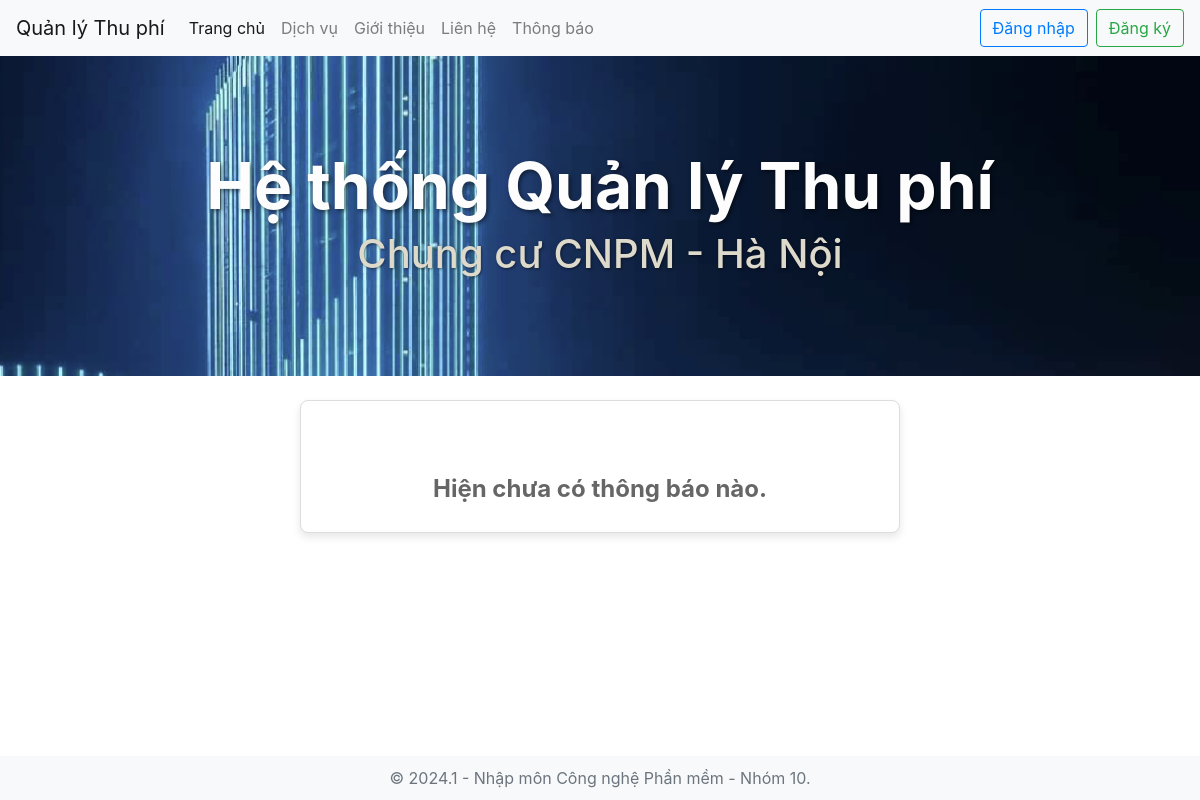
The page /notification/ on the database as committed earlier.
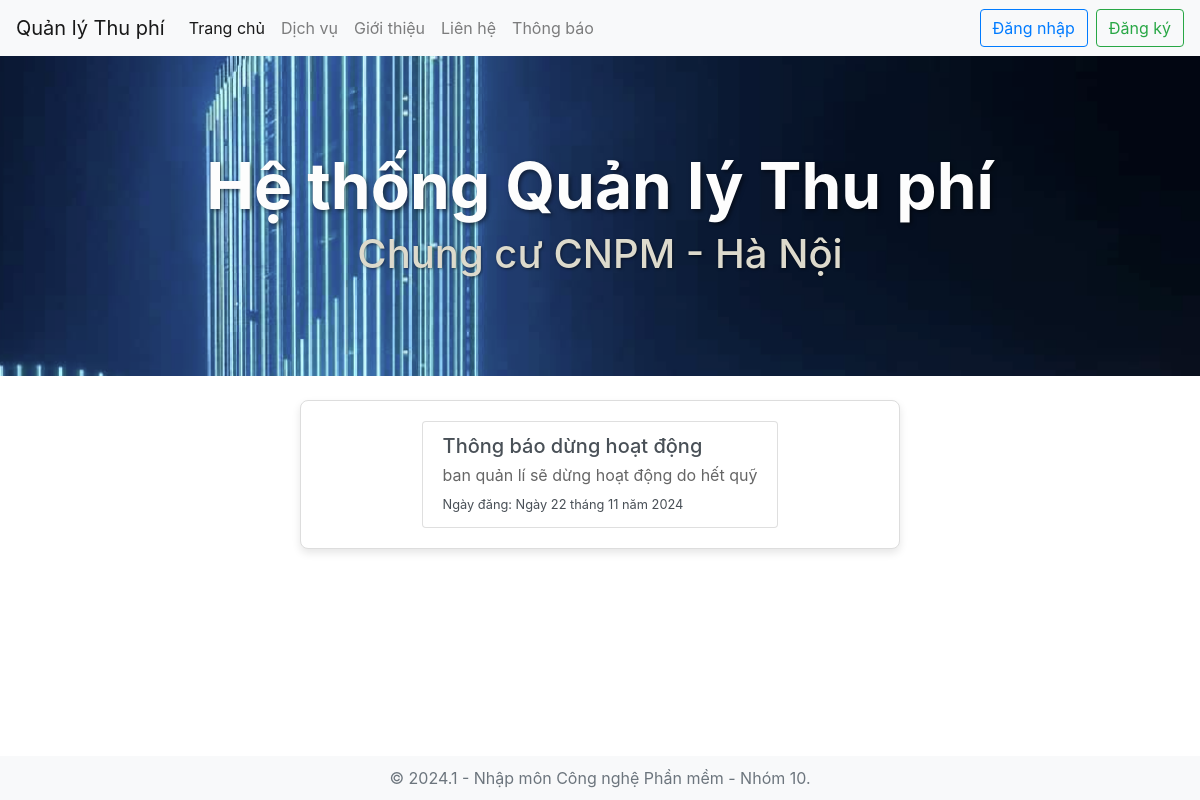
The same page on the database as committed later.
### nmcnpmapp/models.py (models this page shows, shortened)
class Article(models.Model):
    title = models.CharField(max_length=255)
    content = models.TextField()
    date = models.DateField(auto_now_add=True)

### nmcnpmapp/views.py (the view)
# urls.py: path("notification/", views.notification, name="notification"),
def notification(request):
    return render(request, 'app/notification.html', {'articles': Article.objects.all()})

### nmcnpmapp/templates/app/notification.html (shortened to what this page needs)
<!DOCTYPE html>
<html lang="en">
<head>
    {% load static %}
    <link rel="stylesheet" href="{% static 'css/home.css' %}?v=3">
    <link rel="stylesheet" href="{% static 'css/newstyles.css' %}">
    <link rel="stylesheet" href="{% static 'css/responsive-tablet.css' %}">
    <link rel="stylesheet" href="{% static 'css/responsive-mobile.css' %}">
    <link rel="stylesheet" href="https://maxcdn.bootstrapcdn.com/bootstrap/4.5.2/css/bootstrap.min.css">
</head>
</head>
<body>
    <nav class="navbar navbar-expand-lg navbar-light bg-light">
        <a class="navbar-brand" href="/">Quản lý Thu phí</a>
        <div class="collapse navbar-collapse" id="navbarNav">
            <ul class="navbar-nav mr-auto">
                <li class="nav-item active"><a class="nav-link" href="/">Trang chủ</a></li>
                <li class="nav-item"><a class="nav-link" href="/service">Dịch vụ</a></li>
                <li class="nav-item"><a class="nav-link" href="/about">Giới thiệu</a></li>
                <li class="nav-item"><a class="nav-link" href="/contact">Liên hệ</a></li>
                <li class="nav-item"><a class="nav-link" href="/notification">Thông báo</a></li>
            </ul>
            {% if user.is_authenticated %}
            <div class="navbar-nav ml-auto dropdown">
                <a class="nav-link dropdown-toggle" href="#" id="userDropdown" role="button" data-toggle="dropdown" aria-haspopup="true" aria-expanded="false">
                    Xin chào, {{ user.username }}
                </a>
                <div class="dropdown-menu dropdown-menu-right" aria-labelledby="userDropdown">
                    <a class="dropdown-item" href="/changepassword">Đổi mật khẩu</a>
                    <a class="dropdown-item" href="/logout">Đăng xuất</a>
                </div>
            </div>
            {% else %}
            <div class="navbar-nav ml-auto">
                <a class="btn btn-outline-primary mr-2" href="/login">Đăng nhập</a>
                <a class="btn btn-outline-success" href="/signup">Đăng ký</a>
            </div>
            {% endif %}
        </div>
    </nav>
    <header class="homepage-header">
        <div class="govuk-width-container">
            <div class="homepage-header__title-container">
                <h1 class="homepage-header__title">
                    Hệ thống Quản lý Thu phí
                </h1>
                <span class="homepage-header__intro">
                    Chung cư CNPM - Hà Nội
                </span>
            </div>
        </div>
    </header>
    <div class="container mt-4 notification-content">
        <div class="list-group">
            {% for article in articles %}
            <a href="{{ article.link }}" class="list-group-item list-group-item-action">
                <h5 class="mb-1">{{ article.title }}</h5>
                <p class="mb-1">{{ article.content }}</p>
                <small>Ngày đăng: {{ article.date }}</small>
            </a>
            {% empty %}
                <p class="text-center" style="font-size: 1.5rem; font-weight: bold; margin-top: 50px;">
                    Hiện chưa có thông báo nào.
                </p>
            {% endfor %}
        </div>
    </div>
    <footer class="footer mt-auto text-center">
        <div class="container">
            <span class="text-muted">© 2024.1 - Nhập môn Công nghệ Phần mềm - Nhóm 10.</span>
        </div>
    </footer>
</body>
</html>

### nmcnpmapp/static/css/home.css (style rules this page uses)
body, html { height: 100%; margin: 0; display: flex; flex-direction: column; }
.footer { background-color: #f8f9fa; padding: 10px 0; }
.homepage-header { background: url('/static/img/building.png') no-repeat center center; background-size: cover; background-position: center center; color: white; display: flex; align-items: center; justify-content: center; text-align: center; height: 40vh; position: relative; padding: 0 20px; }
.homepage-header__title { font-size: 4rem; font-weight: bold; margin: 0; color: #fdfdfd; text-shadow: 2px 2px 4px rgba(0, 0, 0, 0.5); }
.homepage-header__intro { font-size: 2.5rem; font-weight: 500; margin-top: 5px; color: #dddacc; text-shadow: 1px 1px 3px rgba(0, 0, 0, 0.5); }

### nmcnpmapp/static/css/newstyles.css (style rules this page uses)
.navbar { background-color: #6c757d; }
.nav-item a { color: #ffffff; transition: background-color 0.3s, color 0.3s ease; }

### nmcnpmapp/templates/app/notification.html (style rules this page uses)
.notification-content { display: flex; justify-content: center; align-items: center; flex-direction: column; width: 60%; max-width: 600px; margin: 20px auto; padding: 20px; border: 1px solid #ddd; border-radius: 8px; box-shadow: 0px 4px 8px rgba(0, 0, 0, 0.1); background-color: #fff; text-align: center; }
.notification-content p { color: #666; font-size: 1rem; margin: 5px 0; }
.list-group-item { text-align: left; }

Rows that differ between the two databases and show on the page:
added Article: title "Thông báo dừng hoạt động", content "ban quản lí sẽ dừng hoạt động do hết quỹ", date "Ngày 22 tháng 11 năm 2024"
Other text that changed with them:
text no longer shown: "Hiện chưa có thông báo nào."
